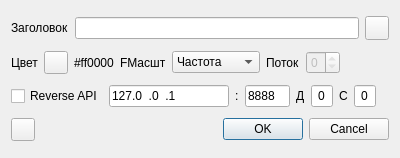
<?xml version="1.0" encoding="UTF-8"?>
<ui version="4.0">
 <class>BasicChannelSettingsDialog</class>
 <widget class="QDialog" name="BasicChannelSettingsDialog">
  <property name="geometry">
   <rect>
    <x>0</x>
    <y>0</y>
    <width>400</width>
    <height>158</height>
   </rect>
  </property>
  <property name="font">
   <font>
    <family>Liberation Sans</family>
    <pointsize>9</pointsize>
   </font>
  </property>
  <property name="windowTitle">
   <string>Основные настройки канала</string>
  </property>
  <layout class="QVBoxLayout" name="verticalLayout">
   <item>
    <layout class="QHBoxLayout" name="titleLayout">
     <item>
      <widget class="QLabel" name="titleLabel">
       <property name="sizePolicy">
        <sizepolicy hsizetype="Maximum" vsizetype="Preferred">
         <horstretch>0</horstretch>
         <verstretch>0</verstretch>
        </sizepolicy>
       </property>
       <property name="text">
        <string>Заголовок</string>
       </property>
      </widget>
     </item>
     <item>
      <widget class="QLineEdit" name="title">
       <property name="toolTip">
        <string>Заголовок маркера</string>
       </property>
      </widget>
     </item>
     <item>
      <widget class="QPushButton" name="titleReset">
       <property name="maximumSize">
        <size>
         <width>24</width>
         <height>24</height>
        </size>
       </property>
       <property name="toolTip">
        <string>Сбросить заголовок</string>
       </property>
       <property name="text">
        <string/>
       </property>
       <property name="icon">
        <iconset resource="../resources/res.qrc">
         <normaloff>:/recycle.png</normaloff>:/recycle.png</iconset>
       </property>
      </widget>
     </item>
    </layout>
   </item>
   <item>
    <layout class="QHBoxLayout" name="colorLayout">
     <item>
      <widget class="QLabel" name="colorLabel">
       <property name="sizePolicy">
        <sizepolicy hsizetype="Maximum" vsizetype="Preferred">
         <horstretch>0</horstretch>
         <verstretch>0</verstretch>
        </sizepolicy>
       </property>
       <property name="text">
        <string>Цвет</string>
       </property>
      </widget>
     </item>
     <item>
      <widget class="QToolButton" name="colorBtn">
       <property name="toolTip">
        <string>Цвет маркера канала</string>
       </property>
       <property name="text">
        <string/>
       </property>
      </widget>
     </item>
     <item>
      <widget class="QLabel" name="colorText">
       <property name="text">
        <string>#ff0000</string>
       </property>
      </widget>
     </item>
     <item>
      <widget class="QLabel" name="fScaleDisplayTypeLabel">
       <property name="text">
        <string>FМасшт</string>
       </property>
      </widget>
     </item>
     <item>
      <widget class="QComboBox" name="fScaleDisplayType">
       <item>
        <property name="text">
         <string>Частота</string>
        </property>
       </item>
       <item>
        <property name="text">
         <string>Заголовок</string>
        </property>
       </item>
      </widget>
     </item>
     <item>
      <widget class="QLabel" name="streamIndexLabel">
       <property name="text">
        <string>Поток</string>
       </property>
      </widget>
     </item>
     <item>
      <widget class="QSpinBox" name="streamIndex">
       <property name="enabled">
        <bool>false</bool>
       </property>
       <property name="toolTip">
        <string>Индекс потока MIMO</string>
       </property>
       <property name="maximum">
        <number>0</number>
       </property>
      </widget>
     </item>
     <item>
      <spacer name="horizontalSpacer">
       <property name="orientation">
        <enum>Qt::Horizontal</enum>
       </property>
       <property name="sizeHint" stdset="0">
        <size>
         <width>40</width>
         <height>20</height>
        </size>
       </property>
      </spacer>
     </item>
    </layout>
   </item>
   <item>
    <layout class="QHBoxLayout" name="reverseAPILayout">
     <item>
      <widget class="QCheckBox" name="reverseAPI">
       <property name="toolTip">
        <string>Синхр. с Reverse API</string>
       </property>
       <property name="text">
        <string>Reverse API</string>
       </property>
      </widget>
     </item>
     <item>
      <widget class="QLineEdit" name="reverseAPIAddress">
       <property name="minimumSize">
        <size>
         <width>120</width>
         <height>0</height>
        </size>
       </property>
       <property name="toolTip">
        <string>Адрес Reverse API</string>
       </property>
       <property name="inputMask">
        <string>000.000.000.000</string>
       </property>
       <property name="text">
        <string>127.0.0.1</string>
       </property>
      </widget>
     </item>
     <item>
      <widget class="QLabel" name="reverseAPISeparator">
       <property name="text">
        <string>:</string>
       </property>
      </widget>
     </item>
     <item>
      <widget class="QLineEdit" name="reverseAPIPort">
       <property name="minimumSize">
        <size>
         <width>45</width>
         <height>0</height>
        </size>
       </property>
       <property name="maximumSize">
        <size>
         <width>45</width>
         <height>16777215</height>
        </size>
       </property>
       <property name="toolTip">
        <string>Порт Reverse API</string>
       </property>
       <property name="inputMask">
        <string>00000</string>
       </property>
       <property name="text">
        <string>8888</string>
       </property>
      </widget>
     </item>
     <item>
      <widget class="QLabel" name="reverseAPIDeviceLabel">
       <property name="text">
        <string>Д</string>
       </property>
      </widget>
     </item>
     <item>
      <widget class="QLineEdit" name="reverseAPIDeviceIndex">
       <property name="minimumSize">
        <size>
         <width>22</width>
         <height>0</height>
        </size>
       </property>
       <property name="maximumSize">
        <size>
         <width>22</width>
         <height>16777215</height>
        </size>
       </property>
       <property name="toolTip">
        <string>Индекс устройства Reverse API</string>
       </property>
       <property name="inputMask">
        <string>00</string>
       </property>
       <property name="text">
        <string>0</string>
       </property>
       <property name="alignment">
        <set>Qt::AlignRight|Qt::AlignTrailing|Qt::AlignVCenter</set>
       </property>
      </widget>
     </item>
     <item>
      <widget class="QLabel" name="reverseAPIChannelLabel">
       <property name="text">
        <string>C</string>
       </property>
      </widget>
     </item>
     <item>
      <widget class="QLineEdit" name="reverseAPIChannelIndex">
       <property name="minimumSize">
        <size>
         <width>22</width>
         <height>0</height>
        </size>
       </property>
       <property name="maximumSize">
        <size>
         <width>22</width>
         <height>16777215</height>
        </size>
       </property>
       <property name="toolTip">
        <string>Индекс канала Reverse API</string>
       </property>
       <property name="inputMask">
        <string>00</string>
       </property>
       <property name="text">
        <string>0</string>
       </property>
       <property name="alignment">
        <set>Qt::AlignRight|Qt::AlignTrailing|Qt::AlignVCenter</set>
       </property>
      </widget>
     </item>
     <item>
      <spacer name="horizontalSpacer_2">
       <property name="orientation">
        <enum>Qt::Horizontal</enum>
       </property>
       <property name="sizeHint" stdset="0">
        <size>
         <width>40</width>
         <height>20</height>
        </size>
       </property>
      </spacer>
     </item>
    </layout>
   </item>
   <item>
    <layout class="QHBoxLayout" name="horizontalLayout">
     <item>
      <widget class="QToolButton" name="presets">
       <property name="toolTip">
        <string>Пресеты канала</string>
       </property>
       <property name="text">
        <string/>
       </property>
       <property name="icon">
        <iconset resource="../resources/res.qrc">
         <normaloff>:/star.png</normaloff>:/star.png</iconset>
       </property>
      </widget>
     </item>
     <item>
      <widget class="QDialogButtonBox" name="buttonBox">
       <property name="orientation">
        <enum>Qt::Horizontal</enum>
       </property>
       <property name="standardButtons">
        <set>QDialogButtonBox::Cancel|QDialogButtonBox::Ok</set>
       </property>
      </widget>
     </item>
    </layout>
   </item>
  </layout>
 </widget>
 <resources>
  <include location="../resources/res.qrc"/>
 </resources>
 <connections>
  <connection>
   <sender>buttonBox</sender>
   <signal>accepted()</signal>
   <receiver>BasicChannelSettingsDialog</receiver>
   <slot>accept()</slot>
   <hints>
    <hint type="sourcelabel">
     <x>248</x>
     <y>254</y>
    </hint>
    <hint type="destinationlabel">
     <x>157</x>
     <y>274</y>
    </hint>
   </hints>
  </connection>
  <connection>
   <sender>buttonBox</sender>
   <signal>rejected()</signal>
   <receiver>BasicChannelSettingsDialog</receiver>
   <slot>reject()</slot>
   <hints>
    <hint type="sourcelabel">
     <x>316</x>
     <y>260</y>
    </hint>
    <hint type="destinationlabel">
     <x>286</x>
     <y>274</y>
    </hint>
   </hints>
  </connection>
 </connections>
</ui>
